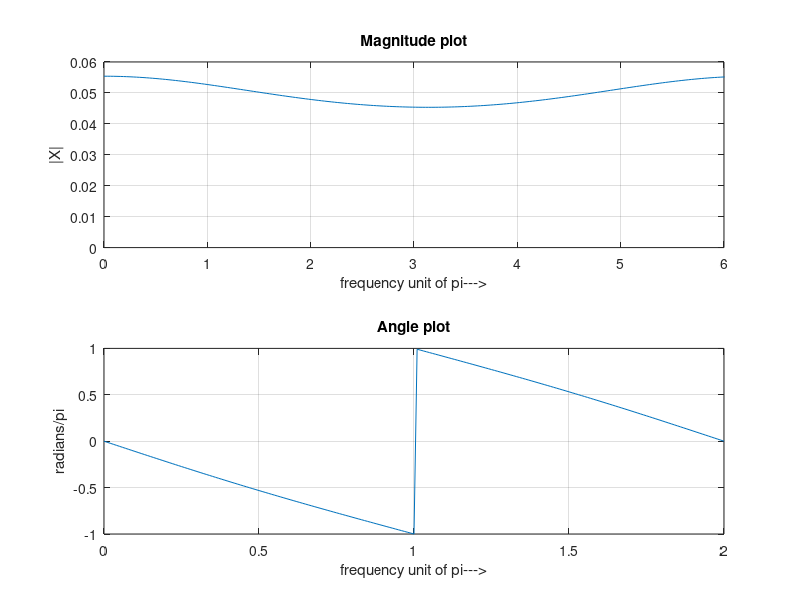

This chart was generated by the following MATLAB code:
clear all;
close all;
clc;

n=0:10;
x = n.*(.05).^n;
k = 0:200;
w = k * (pi/100);
X = x * (exp(-j*pi/100)).^(n'*k);
magX = abs(X)
angleX = angle(X);
subplot(2,1,1);
plot(w,magX);
grid;
axis([0,6,0,0.06])
ylabel('|X|');
xlabel('frequency unit of pi--->');
title('Magnitude plot');
subplot(2,1,2);
plot(w/pi,angleX/pi);
grid;
axis([0,2,-1,1])
ylabel('radians/pi');
xlabel('frequency unit of pi--->');
title('Angle plot');